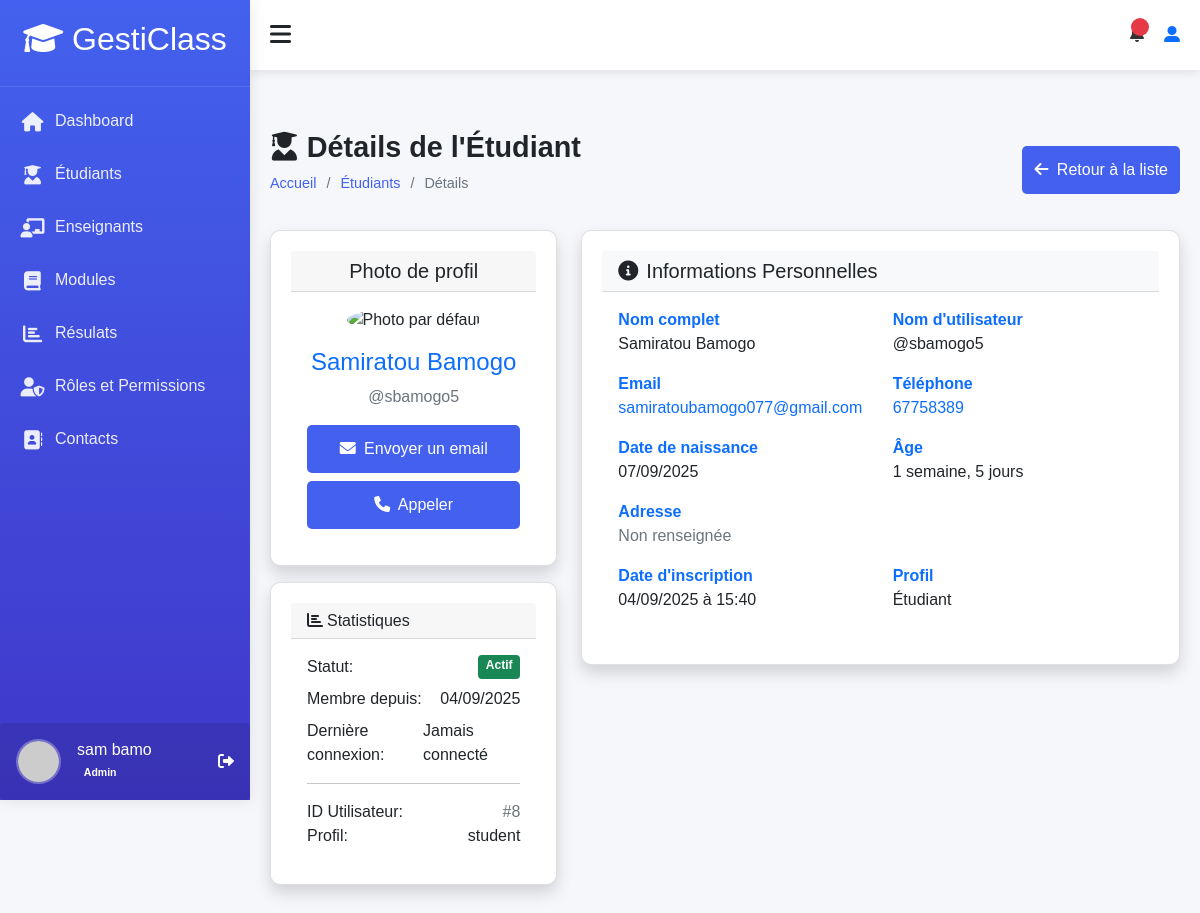
The app's page /accounts/students/8/detail/ (signed in), older data.
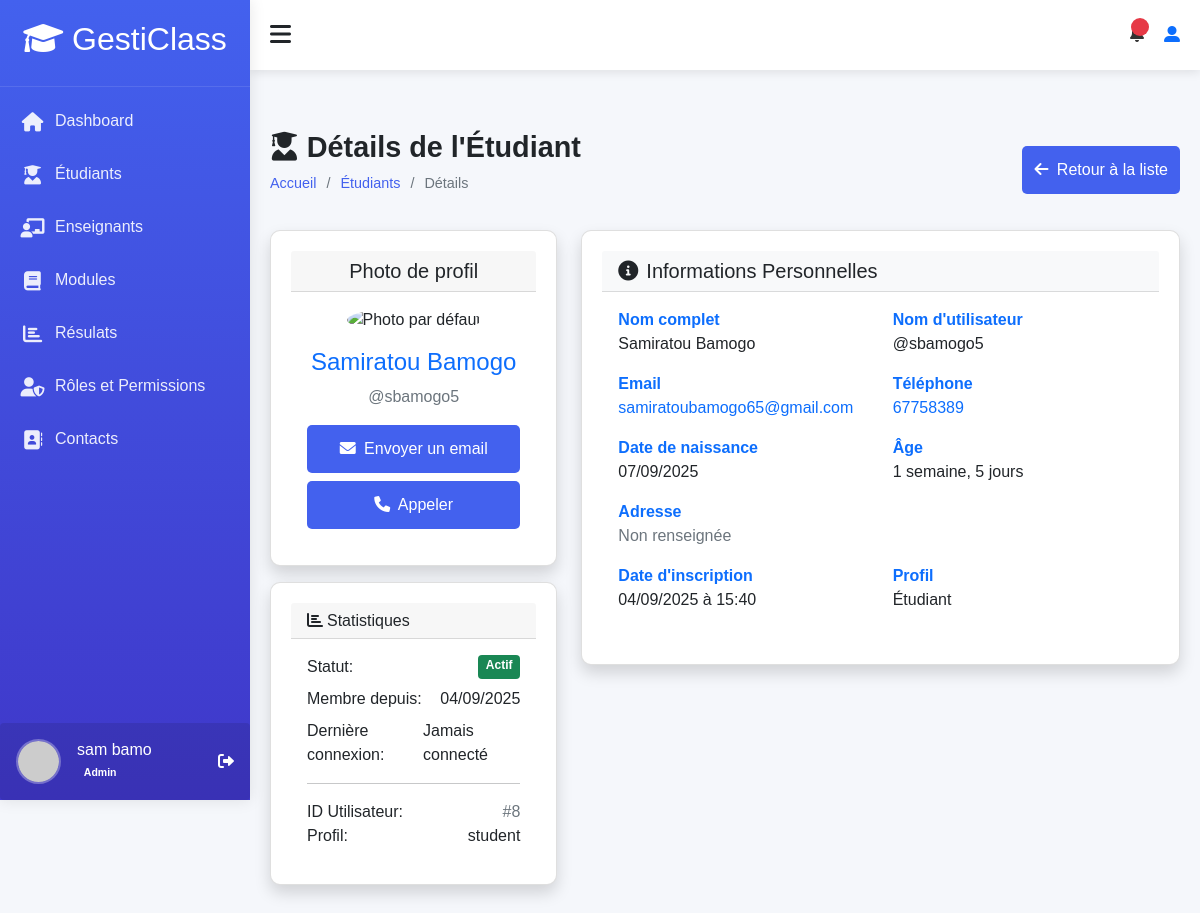
The same page, newer data.
### accounts/models.py (models this page shows, shortened)
class User(AbstractUser):
    ROLE_CHOICES = (
        ('admin', 'Administrateur'),
        ('teacher', 'Enseignant'),
        ('student', 'Élève'),
    )
    profil = models.CharField(max_length=10, choices=ROLE_CHOICES, default='student')
    phone = models.CharField(max_length=20, blank=True)
    birth_date = models.DateField(null=True, blank=True)
    photo = models.ImageField(upload_to='users/', null=True, blank=True)
    specialty = models.CharField(max_length=100, null=True, blank=True)
    hire_date = models.DateField(null=True, blank=True)
    address = models.TextField(blank=True)
    phone_number = models.CharField(max_length=15, blank=True)
    date_of_birth = models.DateField(null=True, blank=True)
    class Meta:
        permissions = [
        ("peut_acceder_module", "Peut acceder au module"),
        ("peut_acceder_aux_eleve", "Peut acceder aux eleves"),
        ("peut_acceder_aux_enseignants", "peut acceder aux enseigants"),
        ("peut_acceder_aux_roles", "peut acceder aux roles"),
        ("peut_acceder_au_dashboard", "Peut accéder au tableau de bord "),
        ("dashboard", "Peut voir les infos utiles  pour des étudiants"),
        ("peut_voir_infos_utile_teacher", "Peut voir les infos utiles pour des enseignants"),
        ("peut_agir_infos_utile_student", "Peut agir sur les infos utiles pour des étudiants"),
        ("peut_agir_infos_utile_teacher", "Peut agir sur les infos utiles pour des enseignants"),
        ("can_view_student_performance_data", "Peut voir ses données de performance  étudiants"),
        ("can_view_teacher_module_performance_data", "Peut voir les données de performance des modules des enseignants"),
        ("can_view_all_students_performance_data ", "Peut voir les données de performance de tous les étudiants"),
        ("can_view_student_list", "Peut voir la liste des étudiants"),
        ("can_view_teacher_list", "Peut voir la liste des enseignants"),
        ("can_view_module_list", "Peut voir la liste des modules"),
        ("can_view_results_list", "Peut voir la liste résultats"),
        ("can_view_suggestions_list", "Peut voir la liste des suggestions"),
        ("can_delete_suggestion", "Peut supprimer une suggestion"),
        ("can_delete_result", "Peut supprimer un résultat"),
        ("can_view_module_details", "Peut les details d'un module"),
        ("can_view_student_details", "Peut voir les détails d'un étudiant"),
        ("can_view_teacher_details", "Peut voir les détails d'un enseignant"),
        ("can_view_own_details", "Peut voir ses propres détails"),
        ("cans_view_results", "Peut voir les résultats"),
        ("can_view_own_results", "Peut voir ses propres résultats"),
        ("can_view_section__admin", "Peut voir la d'administration des section"),
        ("view_role", "Peut voir les rôles"),
        ("add_role", "Peut ajouter un rôle"),
        ("change_role", "Peut modifier un rôle"),
        ("delete_role", "Peut supprimer un rôle"),
        ("assign_role", "Peut assigner des rôles"),
        ("view_timetable", "Peut voir l'emploi du temps"),
        ("manage_timetable", "Peut gérer l'emploi du temps"),
        ("can_add_teacher", "Peut ajouter un enseignant"),
        ("can_add_student", "Peut ajouter un étudiant"),
        ("can_change_teacher", "Peut modifier un enseignant"),
        ("can_change_student", "Peut modifier un étudiant"),
        ("can_delete_teacher", "Peut supprimer un enseignant"),
        ("can_delete_student", "Peut supprimer un étudiant"),
        ("can_view_schoolinfo", "Peut voir les informations de l'école"),
        ("can_add_schoolinfo", "Peut ajouter les informations de l'école"),
        ("can_change_schoolinfo", "Peut modifier les informations de l'école"),
        ("can_delete_schoolinfo", "Peut supprimer les informations de l'école"),
        ]

### accounts/views.py (the view)
# urls.py: path('students/<int:student_id>/detail/', views.student_detail,
@login_required
@permission_required('accounts.can_view_student_details', raise_exception=True)
def student_detail(request, student_id):
    student = get_object_or_404(User, id=student_id, profil='student')
    context = {
        'student': student,
        'title': f'Détails de {student.get_full_name()}'
    }
    return render(request, 'students/student_detail.html', context)

### accounts/templates/students/student_detail.html (shortened to what the changed rows need)
{% extends "models/base.html" %}
{% load static %}
{% block content %}
<div class="content">
    <div class="page-title">
        <div>
            <h2><i class="fas fa-user-graduate me-2"></i>Détails de l'Étudiant</h2>
        </div>
    </div>
    <div class="row">
        <div class="col-md-4 mb-4">
            <div class="card shadow">
                <div class="card-body text-center">
                    {% if student.photo %}
                        <img src="{{ student.photo.url }}"
                             class="img-fluid rounded-circle mb-3"
                             alt="Photo de {{ student.get_full_name }}"
                             style="width: 200px; height: 200px; object-fit: cover;">
                    {% else %}
                        <img src="{% static 'img/default-avatar.png' %}"
                             class="img-fluid rounded-circle mb-3"
                             alt="Photo par défaut"
                             style="width: 200px; height: 200px; object-fit: cover;">
                    {% endif %}
                    <h4 class="text-primary">{{ student.get_full_name }}</h4>
                    <p class="text-muted">@{{ student.username }}</p>
                    <div class="d-grid gap-2">
                        <a href="mailto:{{ student.email }}" class="btn btn-outline-primary">
                        </a>
                        {% if student.phone %}
                        <a href="tel:{{ student.phone }}" class="btn btn-outline-success">
                        </a>
                        {% endif %}
                    </div>
                </div>
            </div>
            <div class="card shadow mt-3">
                <div class="card-body">
                    <div class="d-flex justify-content-between mb-2">
                        <span>Membre depuis:</span>
                        <span>{{ student.date_joined|date:"d/m/Y" }}</span>
                    </div>
                    {% if request.user.is_superuser %}
                    <hr>
                    <div class="d-flex justify-content-between">
                        <span>ID Utilisateur:</span>
                        <span class="text-muted">#{{ student.id }}</span>
                    </div>
                    <div class="d-flex justify-content-between">
                        <span>Profil:</span>
                        <span >{{ student.profil }}</span>
                    </div>
                    {% endif %}
                </div>
            </div>
        </div>
        <div class="col-md-8">
            <div class="card shadow">
                <div class="card-body">
                    <div class="row">
                        <div class="col-md-6">
                            <div class="info-item mb-3">
                                <label class="fw-bold text-primary">Nom complet</label>
                                <p class="mb-0">{{ student.get_full_name }}</p>
                            </div>
                        </div>
                        <div class="col-md-6">
                            <div class="info-item mb-3">
                                <label class="fw-bold text-primary">Nom d'utilisateur</label>
                                <p class="mb-0">@{{ student.username }}</p>
                            </div>
                        </div>
                    </div>
                    <div class="row">
                        <div class="col-md-6">
                            <div class="info-item mb-3">
                                <p class="mb-0">
                                    <a href="mailto:{{ student.email }}" class="text-decoration-none">
                                        {{ student.email }}
                                    </a>
                                </p>
                            </div>
                        </div>
                        <div class="col-md-6">
                            <div class="info-item mb-3">
                                <p class="mb-0">
                                    {% if student.phone %}
                                        <a href="tel:{{ student.phone }}" class="text-decoration-none">
                                            {{ student.phone }}
                                        </a>
                                    {% else %}
                                        <span class="text-muted">Non renseigné</span>
                                    {% endif %}
                                </p>
                            </div>
                        </div>
                    </div>
                    <div class="row">
                        <div class="col-md-6">
                            <div class="info-item mb-3">
                                <label class="fw-bold text-primary">Date de naissance</label>
                                <p class="mb-0">
                                    {% if student.birth_date %}
                                        {{ student.birth_date|date:"d/m/Y" }}
                                    {% else %}
                                        <span class="text-muted">Non renseignée</span>
                                    {% endif %}
                                </p>
                            </div>
                        </div>
                        <div class="col-md-6">
                            <div class="info-item mb-3">
                                <label class="fw-bold text-primary">Âge</label>
                                <p class="mb-0">
                                    {% if student.birth_date %}
                                        {{ student.birth_date|timesince }}
                                    {% else %}
                                        <span class="text-muted">Inconnu</span>
                                    {% endif %}
                                </p>
                            </div>
                        </div>
                    </div>
                    <div class="row">
                        <div class="col-md-6">
                            <div class="info-item mb-3">
                                <label class="fw-bold text-primary">Date d'inscription</label>
                                <p class="mb-0">{{ student.date_joined|date:"d/m/Y à H:i" }}</p>
                            </div>
                        </div>
                    </div>
                </div>
            </div>
        </div>
    </div>
</div>
{% endblock %}

Row changes from the older to the newer data that the page shows:
changed User "Samiratou Bamogo": email "samiratoubamogo077@gmail.com" → "samiratoubamogo65@gmail.com"
